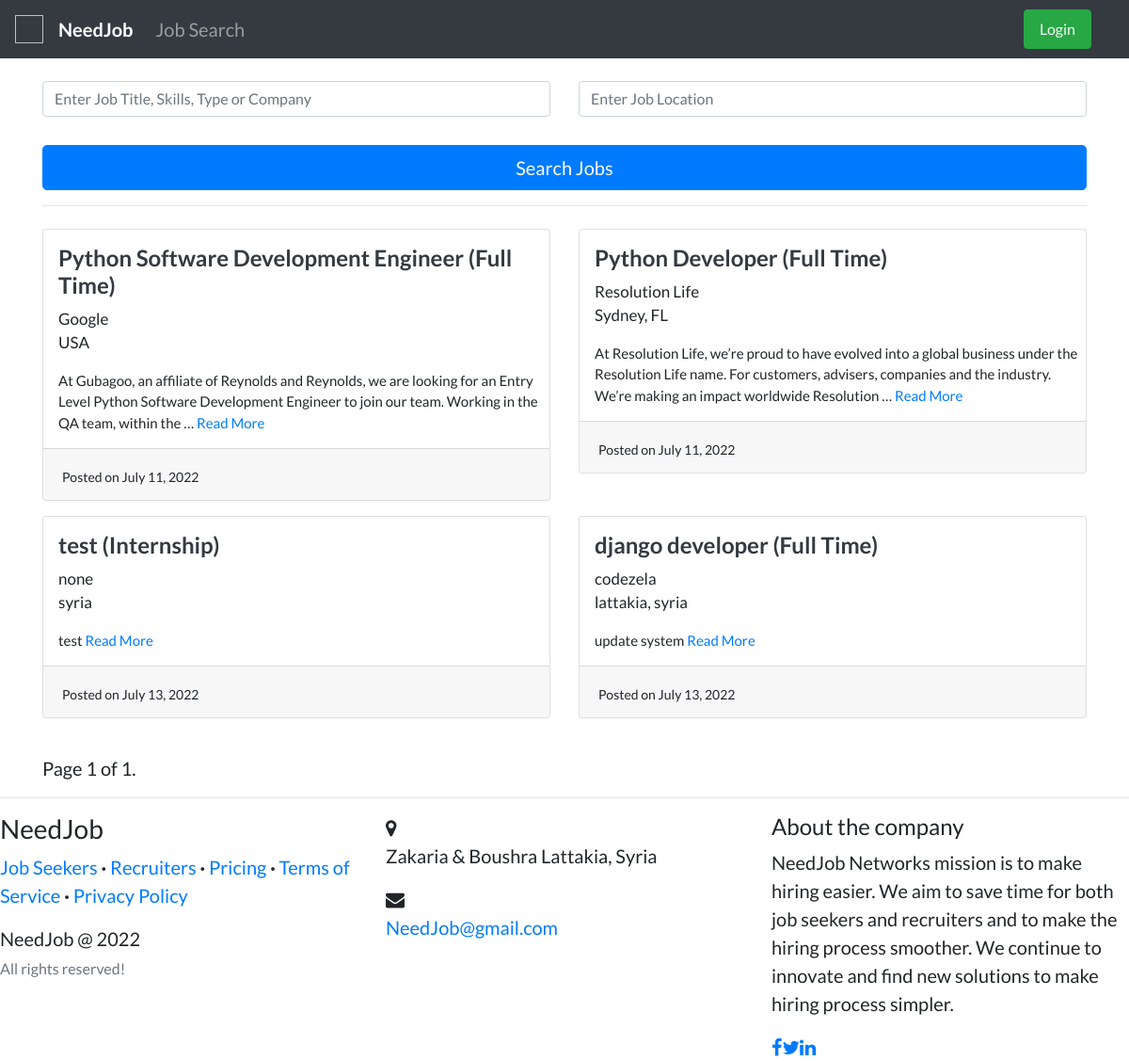
The page /job/ on the database its author committed.
### recruiters/models.py (models this page shows, shortened)
class Job(models.Model):
    recruiter = models.ForeignKey(
        User, related_name='jobs', on_delete=models.CASCADE)
    title = models.CharField(max_length=255)
    company = models.CharField(max_length=200)
    location = models.CharField(max_length=255)
    description = models.TextField()
    requirements = models.TextField()
    skills_req = models.CharField(max_length=200)
    job_type = models.CharField(
        max_length=30, choices=CHOICES, default='Full Time', null=True)
    link = models.URLField(null=True, blank=True)
    slug = AutoSlugField(populate_from='title', unique=True, null=True)
    date_posted = models.DateTimeField(default=timezone.now)

### candidates/views.py (the view, shortened to what this page needs)
# urls.py: path('job/', views.job_search_list, name='job-search-list'),
def job_search_list(request):
    query = request.GET.get('p')
    loc = request.GET.get('q')
    object_list = []
    if(query == None):
        object_list = Job.objects.all()
    if(loc == None):
        locat = Job.objects.all()
    else:
        locat = Job.objects.filter(
            location__icontains=loc).order_by('-date_posted')
    final_list = []
    for i in object_list:
        if i in locat:
            final_list.append(i)
    paginator = Paginator(final_list, 20)
    page_number = request.GET.get('page')
    page_obj = paginator.get_page(page_number)
    context = {
        'jobs': page_obj,
        'query': query,
    }
    return render(request, 'candidates/job_search_list.html', context)

### templates/candidates/job_search_list.html (shortened to what this page needs)
{% extends "accounts/layout.html" %} {% load static %} {% block content %}
<div>
  <form
    class="form-signin mt-4"
    action="{% url 'candidates:job-search-list' %}"
    method="get"
  >
    <div class="row">
      <div class="col-md-6">
        <input
          name="p"
          type="text"
          class="form-control"
          placeholder="Enter Job Title, Skills, Type or Company"
        /><br />
      </div>
      <div class="col-md-6">
        <input
          name="q"
          type="text"
          class="form-control"
          placeholder="Enter Job Location"
        /><br />
      </div>
    </div>
    <div class="form-group">
      <button class="btn btn-lg btn-primary btn-block" type="submit">
        Search Jobs
      </button>
    </div>
  </form>
  <hr my-2 />
  {%if jobs %}
  <div class="row">
    {% for job in jobs %}
    <div class="col-md-6">
      <div class="card card-signin my-2">
        <span class="ml-3 mt-3">
          <a href="{% url 'candidates:job-detail' job.slug %}"
            ><h4 class="text-dark">
              <b>{{job.title}} ({{job.job_type}})</b>
            </h4></a
          >
          <p style="font-size: 17px">{{job.company}}<br />{{job.location}}</p>
          <p style="font-size: 15px">
            {{job.description|truncatewords:30}}
            {% if user.is_authenticated %}
            <a href="{% url 'candidates:job-detail' job.slug %}">Read More</a>
            {% else %}
            <a href="{% url 'accounts:login' %}"> Read More </a>
            {% endif %}
          </p>
        </span>
        <div class="card-footer">
          <span style="font-size: 14px"
            >Posted on {{job.date_posted|date:"F d, Y"}}</span
          >
        </div>
      </div>
    </div>
    {% endfor %}
  </div>
</div>
<br />
<div class="pagination">
  <span class="step-links">
    <span class="current">
      Page {{ jobs.number }} of {{ jobs.paginator.num_pages }}.
    </span>
  </span>
</div>
{% endif %} {% endblock content %}

### templates/accounts/layout.html (style rules this page uses)
body { font-family: "Lato"; font-size: 20px; }

### rows shown on the page
Job: title "Python Software Development Engineer", job_type "Full Time", company "Google", location "USA", description "At Gubagoo, an affiliate of Reynolds and Reynolds, we are looking for an Entry Level Python Software Development Engineer to join our team. Working in the QA team, within the …", date_posted "July 11, 2022"
Job: title "Python Developer", job_type "Full Time", company "Resolution Life", location "Sydney, FL", description "At Resolution Life, we’re proud to have evolved into a global business under the Resolution Life name. For customers, advisers, companies and the industry. We’re making an impact worldwide Resolution …", date_posted "July 11, 2022"
Job: title "test", job_type "Internship", company "none", location "syria", description "test", date_posted "July 13, 2022"
Job: title "django developer", job_type "Full Time", company "codezela", location "lattakia, syria", description "update system", date_posted "July 13, 2022"

### other values the page prints
{{ jobs.number }} "1"
{{ jobs.paginator.num_pages }} "1"
